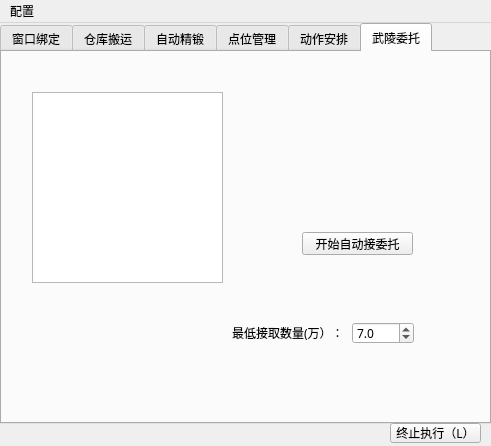
<?xml version="1.0" encoding="UTF-8"?>
<ui version="4.0">
 <class>zmd</class>
 <widget class="QMainWindow" name="zmd">
  <property name="geometry">
   <rect>
    <x>0</x>
    <y>0</y>
    <width>491</width>
    <height>446</height>
   </rect>
  </property>
  <property name="windowTitle">
   <string>终末地小工具</string>
  </property>
  <property name="windowIcon">
   <iconset>
    <normaloff>:/images/image/luoxi.ico</normaloff>:/images/image/luoxi.ico</iconset>
  </property>
  <widget class="QWidget" name="centralwidget">
   <widget class="QTabWidget" name="tabWidget">
    <property name="geometry">
     <rect>
      <x>0</x>
      <y>0</y>
      <width>491</width>
      <height>401</height>
     </rect>
    </property>
    <property name="font">
     <font>
      <family>宋体</family>
      <pointsize>9</pointsize>
     </font>
    </property>
    <property name="currentIndex">
     <number>5</number>
    </property>
    <widget class="QWidget" name="tab_1">
     <attribute name="title">
      <string>窗口绑定</string>
     </attribute>
     <widget class="QLabel" name="label_bangdingzhuangtai">
      <property name="geometry">
       <rect>
        <x>360</x>
        <y>110</y>
        <width>72</width>
        <height>21</height>
       </rect>
      </property>
      <property name="text">
       <string>未绑定</string>
      </property>
     </widget>
     <widget class="QLabel" name="label_5">
      <property name="geometry">
       <rect>
        <x>100</x>
        <y>200</y>
        <width>91</width>
        <height>41</height>
       </rect>
      </property>
      <property name="font">
       <font>
        <family>AcadEref</family>
        <pointsize>9</pointsize>
       </font>
      </property>
      <property name="text">
       <string>若窗口名称不同请输入：</string>
      </property>
      <property name="wordWrap">
       <bool>true</bool>
      </property>
     </widget>
     <widget class="QLineEdit" name="lineEdit_chuangkouming">
      <property name="geometry">
       <rect>
        <x>210</x>
        <y>220</y>
        <width>151</width>
        <height>21</height>
       </rect>
      </property>
      <property name="text">
       <string>Endfield</string>
      </property>
     </widget>
     <widget class="QPushButton" name="bangdingyouxichuangkou">
      <property name="geometry">
       <rect>
        <x>100</x>
        <y>90</y>
        <width>211</width>
        <height>61</height>
       </rect>
      </property>
      <property name="text">
       <string>绑定游戏窗口</string>
      </property>
     </widget>
    </widget>
    <widget class="QWidget" name="tab_2">
     <attribute name="title">
      <string>仓库搬运</string>
     </attribute>
     <widget class="QGroupBox" name="groupBox_cangku">
      <property name="geometry">
       <rect>
        <x>0</x>
        <y>20</y>
        <width>481</width>
        <height>361</height>
       </rect>
      </property>
      <property name="font">
       <font>
        <family>宋体</family>
        <pointsize>9</pointsize>
       </font>
      </property>
      <property name="title">
       <string>仓库搬运</string>
      </property>
      <widget class="QLabel" name="label_3">
       <property name="geometry">
        <rect>
         <x>340</x>
         <y>230</y>
         <width>141</width>
         <height>51</height>
        </rect>
       </property>
       <property name="font">
        <font>
         <family>宋体</family>
         <pointsize>9</pointsize>
        </font>
       </property>
       <property name="text">
        <string>注：仓库左下角改成升序，否则可能会有排序混乱</string>
       </property>
       <property name="wordWrap">
        <bool>true</bool>
       </property>
      </widget>
      <widget class="QSpinBox" name="spinBox_cishu">
       <property name="geometry">
        <rect>
         <x>180</x>
         <y>280</y>
         <width>51</width>
         <height>22</height>
        </rect>
       </property>
       <property name="font">
        <font>
         <family>宋体</family>
         <pointsize>9</pointsize>
        </font>
       </property>
       <property name="minimum">
        <number>1</number>
       </property>
       <property name="maximum">
        <number>999</number>
       </property>
      </widget>
      <widget class="QLabel" name="label">
       <property name="geometry">
        <rect>
         <x>180</x>
         <y>260</y>
         <width>61</width>
         <height>21</height>
        </rect>
       </property>
       <property name="font">
        <font>
         <family>宋体</family>
         <pointsize>9</pointsize>
        </font>
       </property>
       <property name="text">
        <string>循环次数：</string>
       </property>
      </widget>
      <widget class="QPushButton" name="zhixingdongzuoxulie">
       <property name="geometry">
        <rect>
         <x>40</x>
         <y>260</y>
         <width>131</width>
         <height>41</height>
        </rect>
       </property>
       <property name="font">
        <font>
         <family>宋体</family>
         <pointsize>9</pointsize>
        </font>
       </property>
       <property name="text">
        <string>开始搬运</string>
       </property>
      </widget>
      <widget class="QComboBox" name="comboBox_fangxiang">
       <property name="geometry">
        <rect>
         <x>370</x>
         <y>330</y>
         <width>111</width>
         <height>22</height>
        </rect>
       </property>
       <property name="font">
        <font>
         <family>宋体</family>
         <pointsize>9</pointsize>
        </font>
       </property>
       <item>
        <property name="text">
         <string>武陵→谷地</string>
        </property>
       </item>
       <item>
        <property name="text">
         <string>谷地→武陵</string>
        </property>
       </item>
      </widget>
      <widget class="QTextEdit" name="textEdit">
       <property name="geometry">
        <rect>
         <x>20</x>
         <y>20</y>
         <width>201</width>
         <height>231</height>
        </rect>
       </property>
       <property name="font">
        <font>
         <family>宋体</family>
         <pointsize>9</pointsize>
        </font>
       </property>
       <property name="html">
        <string>&lt;!DOCTYPE HTML PUBLIC &quot;-//W3C//DTD HTML 4.0//EN&quot; &quot;http://www.w3.org/TR/REC-html40/strict.dtd&quot;&gt;
&lt;html&gt;&lt;head&gt;&lt;meta name=&quot;qrichtext&quot; content=&quot;1&quot; /&gt;&lt;style type=&quot;text/css&quot;&gt;
p, li { white-space: pre-wrap; }
&lt;/style&gt;&lt;/head&gt;&lt;body style=&quot; font-family:'宋体','宋体','宋体'; font-size:9pt; font-weight:400; font-style:normal;&quot;&gt;
&lt;p style=&quot;-qt-paragraph-type:empty; margin-top:0px; margin-bottom:0px; margin-left:0px; margin-right:0px; -qt-block-indent:0; text-indent:0px; font-family:'SimSun';&quot;&gt;&lt;br /&gt;&lt;/p&gt;&lt;/body&gt;&lt;/html&gt;</string>
       </property>
      </widget>
      <widget class="QSpinBox" name="spinBox_x">
       <property name="geometry">
        <rect>
         <x>240</x>
         <y>330</y>
         <width>42</width>
         <height>22</height>
        </rect>
       </property>
       <property name="font">
        <font>
         <family>宋体</family>
         <pointsize>9</pointsize>
        </font>
       </property>
       <property name="maximum">
        <number>34</number>
       </property>
      </widget>
      <widget class="QSpinBox" name="spinBox_y">
       <property name="geometry">
        <rect>
         <x>300</x>
         <y>330</y>
         <width>61</width>
         <height>22</height>
        </rect>
       </property>
       <property name="font">
        <font>
         <family>宋体</family>
         <pointsize>9</pointsize>
        </font>
       </property>
       <property name="maximum">
        <number>99999</number>
       </property>
      </widget>
      <widget class="QLabel" name="label_8">
       <property name="geometry">
        <rect>
         <x>210</x>
         <y>310</y>
         <width>91</width>
         <height>16</height>
        </rect>
       </property>
       <property name="font">
        <font>
         <family>宋体</family>
         <pointsize>9</pointsize>
        </font>
       </property>
       <property name="text">
        <string>背包容量x/35</string>
       </property>
      </widget>
      <widget class="QLabel" name="label_9">
       <property name="geometry">
        <rect>
         <x>210</x>
         <y>330</y>
         <width>21</width>
         <height>16</height>
        </rect>
       </property>
       <property name="font">
        <font>
         <family>宋体</family>
         <pointsize>9</pointsize>
        </font>
       </property>
       <property name="text">
        <string>x：</string>
       </property>
      </widget>
      <widget class="QLabel" name="label_10">
       <property name="geometry">
        <rect>
         <x>300</x>
         <y>310</y>
         <width>61</width>
         <height>16</height>
        </rect>
       </property>
       <property name="font">
        <font>
         <family>宋体</family>
         <pointsize>9</pointsize>
        </font>
       </property>
       <property name="text">
        <string>需搬运总数</string>
       </property>
      </widget>
      <widget class="QGroupBox" name="groupBox_cangku_dingwei">
       <property name="geometry">
        <rect>
         <x>230</x>
         <y>40</y>
         <width>211</width>
         <height>101</height>
        </rect>
       </property>
       <property name="font">
        <font>
         <family>宋体</family>
         <pointsize>9</pointsize>
        </font>
       </property>
       <property name="title">
        <string>手动定位(移到相应位置按k）</string>
       </property>
       <widget class="QWidget" name="gridLayoutWidget">
        <property name="geometry">
         <rect>
          <x>20</x>
          <y>10</y>
          <width>201</width>
          <height>100</height>
         </rect>
        </property>
        <property name="font">
         <font>
          <family>宋体</family>
          <pointsize>9</pointsize>
         </font>
        </property>
        <layout class="QGridLayout" name="gridLayout">
         <item row="2" column="0">
          <widget class="QPushButton" name="dw_wuling">
           <property name="font">
            <font>
             <family>宋体</family>
             <pointsize>9</pointsize>
            </font>
           </property>
           <property name="text">
            <string>定位武陵</string>
           </property>
          </widget>
         </item>
         <item row="1" column="0">
          <widget class="QPushButton" name="dw_gudi">
           <property name="font">
            <font>
             <family>宋体</family>
             <pointsize>9</pointsize>
            </font>
           </property>
           <property name="text">
            <string>定位谷地</string>
           </property>
          </widget>
         </item>
         <item row="2" column="1">
          <widget class="QPushButton" name="dw_queren">
           <property name="font">
            <font>
             <family>宋体</family>
             <pointsize>9</pointsize>
            </font>
           </property>
           <property name="text">
            <string>定位确认键</string>
           </property>
          </widget>
         </item>
         <item row="0" column="1">
          <widget class="QPushButton" name="dw_beibao">
           <property name="font">
            <font>
             <family>宋体</family>
             <pointsize>9</pointsize>
            </font>
           </property>
           <property name="text">
            <string>定位背包</string>
           </property>
          </widget>
         </item>
         <item row="1" column="1">
          <widget class="QPushButton" name="dw_cangkuqiehuan">
           <property name="font">
            <font>
             <family>宋体</family>
             <pointsize>9</pointsize>
            </font>
           </property>
           <property name="text">
            <string>定位仓库切换</string>
           </property>
          </widget>
         </item>
        </layout>
       </widget>
      </widget>
      <widget class="QPushButton" name="btn_toggle_cangku_dingwei">
       <property name="geometry">
        <rect>
         <x>240</x>
         <y>10</y>
         <width>91</width>
         <height>23</height>
        </rect>
       </property>
       <property name="font">
        <font>
         <family>宋体</family>
         <pointsize>9</pointsize>
        </font>
       </property>
       <property name="text">
        <string>展开手动定位</string>
       </property>
      </widget>
      <widget class="QPushButton" name="dw_wuping">
       <property name="geometry">
        <rect>
         <x>300</x>
         <y>170</y>
         <width>87</width>
         <height>23</height>
        </rect>
       </property>
       <property name="font">
        <font>
         <family>宋体</family>
         <pointsize>9</pointsize>
        </font>
       </property>
       <property name="text">
        <string>定位物品</string>
       </property>
      </widget>
      <widget class="QLabel" name="label_7">
       <property name="geometry">
        <rect>
         <x>250</x>
         <y>140</y>
         <width>211</width>
         <height>31</height>
        </rect>
       </property>
       <property name="text">
        <string>已加入视觉模块，现在只需定位物品</string>
       </property>
       <property name="wordWrap">
        <bool>true</bool>
       </property>
      </widget>
      <widget class="QLabel" name="label_13">
       <property name="geometry">
        <rect>
         <x>90</x>
         <y>330</y>
         <width>111</width>
         <height>16</height>
        </rect>
       </property>
       <property name="text">
        <string>这些自动设置不用管：</string>
       </property>
      </widget>
     </widget>
     <widget class="QLabel" name="label_2">
      <property name="geometry">
       <rect>
        <x>130</x>
        <y>0</y>
        <width>281</width>
        <height>16</height>
       </rect>
      </property>
      <property name="font">
       <font>
        <family>宋体</family>
        <pointsize>9</pointsize>
       </font>
      </property>
      <property name="text">
       <string>*按下定位键后，鼠标移到对应位置，按k键记录*</string>
      </property>
      <property name="wordWrap">
       <bool>true</bool>
      </property>
     </widget>
    </widget>
    <widget class="QWidget" name="tab_3">
     <attribute name="title">
      <string>自动精锻</string>
     </attribute>
     <widget class="QGroupBox" name="groupBox_jingduan">
      <property name="geometry">
       <rect>
        <x>30</x>
        <y>20</y>
        <width>421</width>
        <height>291</height>
       </rect>
      </property>
      <property name="title">
       <string>精锻功能</string>
      </property>
      <widget class="QPushButton" name="dw_jingduanjian">
       <property name="geometry">
        <rect>
         <x>270</x>
         <y>120</y>
         <width>88</width>
         <height>23</height>
        </rect>
       </property>
       <property name="text">
        <string>定位精锻键</string>
       </property>
      </widget>
      <widget class="QTextEdit" name="textEdit_2">
       <property name="geometry">
        <rect>
         <x>10</x>
         <y>30</y>
         <width>201</width>
         <height>161</height>
        </rect>
       </property>
      </widget>
      <widget class="QPushButton" name="kaishijingduan">
       <property name="geometry">
        <rect>
         <x>50</x>
         <y>210</y>
         <width>121</width>
         <height>51</height>
        </rect>
       </property>
       <property name="text">
        <string>开始精锻</string>
       </property>
      </widget>
      <widget class="QLabel" name="label_4">
       <property name="geometry">
        <rect>
         <x>190</x>
         <y>220</y>
         <width>72</width>
         <height>15</height>
        </rect>
       </property>
       <property name="text">
        <string>精锻次数</string>
       </property>
      </widget>
      <widget class="QSpinBox" name="spinBox_jingduan">
       <property name="geometry">
        <rect>
         <x>200</x>
         <y>240</y>
         <width>42</width>
         <height>22</height>
        </rect>
       </property>
       <property name="minimum">
        <number>1</number>
       </property>
      </widget>
      <widget class="QPushButton" name="dw_zhuangbei">
       <property name="geometry">
        <rect>
         <x>270</x>
         <y>80</y>
         <width>88</width>
         <height>23</height>
        </rect>
       </property>
       <property name="text">
        <string>定位装备</string>
       </property>
      </widget>
      <widget class="QLabel" name="label_12">
       <property name="geometry">
        <rect>
         <x>260</x>
         <y>150</y>
         <width>151</width>
         <height>81</height>
        </rect>
       </property>
       <property name="text">
        <string>已加入视觉，视觉识别不成功再手动定位</string>
       </property>
       <property name="wordWrap">
        <bool>true</bool>
       </property>
      </widget>
     </widget>
     <widget class="QLabel" name="label_6">
      <property name="geometry">
       <rect>
        <x>110</x>
        <y>0</y>
        <width>261</width>
        <height>20</height>
       </rect>
      </property>
      <property name="text">
       <string>*按下定位键后，鼠标移到对应位置，按k键记录*</string>
      </property>
     </widget>
    </widget>
    <widget class="QWidget" name="tab_4">
     <attribute name="title">
      <string>点位管理</string>
     </attribute>
     <widget class="QTableWidget" name="tableWidget_dianwei">
      <property name="geometry">
       <rect>
        <x>10</x>
        <y>0</y>
        <width>301</width>
        <height>192</height>
       </rect>
      </property>
      <property name="lineWidth">
       <number>1</number>
      </property>
      <property name="editTriggers">
       <set>QAbstractItemView::NoEditTriggers</set>
      </property>
      <property name="selectionMode">
       <enum>QAbstractItemView::SingleSelection</enum>
      </property>
      <property name="selectionBehavior">
       <enum>QAbstractItemView::SelectRows</enum>
      </property>
      <property name="columnCount">
       <number>3</number>
      </property>
      <attribute name="horizontalHeaderStretchLastSection">
       <bool>true</bool>
      </attribute>
      <attribute name="verticalHeaderStretchLastSection">
       <bool>false</bool>
      </attribute>
      <column>
       <property name="text">
        <string>名称</string>
       </property>
      </column>
      <column>
       <property name="text">
        <string>坐标</string>
       </property>
      </column>
      <column>
       <property name="text">
        <string>状态</string>
       </property>
      </column>
     </widget>
     <widget class="QPushButton" name="btn_xinzengdianwei">
      <property name="geometry">
       <rect>
        <x>360</x>
        <y>40</y>
        <width>75</width>
        <height>23</height>
       </rect>
      </property>
      <property name="text">
       <string>新增点位</string>
      </property>
     </widget>
     <widget class="QPushButton" name="btn_shanchudianwei">
      <property name="geometry">
       <rect>
        <x>360</x>
        <y>80</y>
        <width>75</width>
        <height>23</height>
       </rect>
      </property>
      <property name="text">
       <string>删除点位</string>
      </property>
     </widget>
     <widget class="QPushButton" name="btn_chongmingmingdianwei">
      <property name="geometry">
       <rect>
        <x>360</x>
        <y>120</y>
        <width>75</width>
        <height>23</height>
       </rect>
      </property>
      <property name="text">
       <string>重命名点位</string>
      </property>
     </widget>
     <widget class="QPushButton" name="btn_kaishidingwei">
      <property name="geometry">
       <rect>
        <x>360</x>
        <y>150</y>
        <width>75</width>
        <height>23</height>
       </rect>
      </property>
      <property name="text">
       <string>开始定位</string>
      </property>
     </widget>
     <widget class="QLabel" name="label_dangqiandianwei">
      <property name="geometry">
       <rect>
        <x>253</x>
        <y>219</y>
        <width>111</width>
        <height>31</height>
       </rect>
      </property>
      <property name="text">
       <string>当前点位：无</string>
      </property>
     </widget>
     <widget class="QLabel" name="label_dangqianzuobiao">
      <property name="geometry">
       <rect>
        <x>253</x>
        <y>270</y>
        <width>211</width>
        <height>21</height>
       </rect>
      </property>
      <property name="text">
       <string>当前坐标：未定位</string>
      </property>
     </widget>
    </widget>
    <widget class="QWidget" name="tab_5">
     <attribute name="title">
      <string>动作安排</string>
     </attribute>
     <widget class="QTableWidget" name="tableWidget_dongzuo">
      <property name="geometry">
       <rect>
        <x>0</x>
        <y>10</y>
        <width>401</width>
        <height>192</height>
       </rect>
      </property>
      <property name="editTriggers">
       <set>QAbstractItemView::NoEditTriggers</set>
      </property>
      <property name="selectionMode">
       <enum>QAbstractItemView::SingleSelection</enum>
      </property>
      <property name="selectionBehavior">
       <enum>QAbstractItemView::SelectRows</enum>
      </property>
      <column>
       <property name="text">
        <string>顺序</string>
       </property>
      </column>
      <column>
       <property name="text">
        <string>动作类型</string>
       </property>
      </column>
      <column>
       <property name="text">
        <string>目标</string>
       </property>
      </column>
      <column>
       <property name="text">
        <string>参数</string>
       </property>
      </column>
     </widget>
     <widget class="QPushButton" name="btn_tianjiajidian">
      <property name="geometry">
       <rect>
        <x>410</x>
        <y>40</y>
        <width>75</width>
        <height>23</height>
       </rect>
      </property>
      <property name="text">
       <string>添加点击</string>
      </property>
     </widget>
     <widget class="QPushButton" name="btn_tianjiayanshi">
      <property name="geometry">
       <rect>
        <x>410</x>
        <y>70</y>
        <width>75</width>
        <height>23</height>
       </rect>
      </property>
      <property name="text">
       <string>添加延时</string>
      </property>
     </widget>
     <widget class="QPushButton" name="btn_shanchudongzuo">
      <property name="geometry">
       <rect>
        <x>410</x>
        <y>100</y>
        <width>75</width>
        <height>23</height>
       </rect>
      </property>
      <property name="text">
       <string>删除动作</string>
      </property>
     </widget>
     <widget class="QPushButton" name="btn_shangyidongzuo">
      <property name="geometry">
       <rect>
        <x>410</x>
        <y>130</y>
        <width>75</width>
        <height>23</height>
       </rect>
      </property>
      <property name="text">
       <string>上移</string>
      </property>
     </widget>
     <widget class="QPushButton" name="btn_xiayidongzuo">
      <property name="geometry">
       <rect>
        <x>410</x>
        <y>160</y>
        <width>75</width>
        <height>23</height>
       </rect>
      </property>
      <property name="text">
       <string>下移</string>
      </property>
     </widget>
     <widget class="QLabel" name="label_zhixingcishu">
      <property name="geometry">
       <rect>
        <x>283</x>
        <y>220</y>
        <width>71</width>
        <height>20</height>
       </rect>
      </property>
      <property name="text">
       <string>执行次数：</string>
      </property>
     </widget>
     <widget class="QSpinBox" name="spinBox_zidingyicishu">
      <property name="geometry">
       <rect>
        <x>370</x>
        <y>220</y>
        <width>42</width>
        <height>22</height>
       </rect>
      </property>
      <property name="minimum">
       <number>1</number>
      </property>
     </widget>
     <widget class="QPushButton" name="btn_zhixingzidingyi">
      <property name="geometry">
       <rect>
        <x>330</x>
        <y>270</y>
        <width>75</width>
        <height>23</height>
       </rect>
      </property>
      <property name="text">
       <string>开始执行</string>
      </property>
     </widget>
     <widget class="QLabel" name="label_11">
      <property name="geometry">
       <rect>
        <x>10</x>
        <y>210</y>
        <width>111</width>
        <height>61</height>
       </rect>
      </property>
      <property name="text">
       <string>测试功能，目前还没想好这玩意有啥用喵</string>
      </property>
      <property name="wordWrap">
       <bool>true</bool>
      </property>
     </widget>
     <widget class="QPushButton" name="btn_tianjiatuodong">
      <property name="geometry">
       <rect>
        <x>410</x>
        <y>10</y>
        <width>75</width>
        <height>23</height>
       </rect>
      </property>
      <property name="text">
       <string>添加拖动</string>
      </property>
     </widget>
    </widget>
    <widget class="QWidget" name="tab_6">
     <attribute name="title">
      <string>武陵委托</string>
     </attribute>
     <widget class="QPushButton" name="kaishizidongjietuo">
      <property name="geometry">
       <rect>
        <x>300</x>
        <y>180</y>
        <width>111</width>
        <height>23</height>
       </rect>
      </property>
      <property name="text">
       <string>开始自动接委托</string>
      </property>
     </widget>
     <widget class="QTextEdit" name="textEdit_3">
      <property name="geometry">
       <rect>
        <x>30</x>
        <y>40</y>
        <width>191</width>
        <height>191</height>
       </rect>
      </property>
     </widget>
     <widget class="QDoubleSpinBox" name="doubleSpinBox_zuidiyongjin">
      <property name="geometry">
       <rect>
        <x>350</x>
        <y>270</y>
        <width>62</width>
        <height>22</height>
       </rect>
      </property>
      <property name="decimals">
       <number>1</number>
      </property>
      <property name="singleStep">
       <double>0.100000000000000</double>
      </property>
      <property name="value">
       <double>7.000000000000000</double>
      </property>
     </widget>
     <widget class="QLabel" name="label_14">
      <property name="geometry">
       <rect>
        <x>230</x>
        <y>270</y>
        <width>111</width>
        <height>21</height>
       </rect>
      </property>
      <property name="text">
       <string>最低接取数量(万）：</string>
      </property>
     </widget>
    </widget>
   </widget>
   <widget class="QPushButton" name="zhongzhizhixing">
    <property name="geometry">
     <rect>
      <x>390</x>
      <y>400</y>
      <width>91</width>
      <height>20</height>
     </rect>
    </property>
    <property name="font">
     <font>
      <family>宋体</family>
      <pointsize>9</pointsize>
     </font>
    </property>
    <property name="text">
     <string>终止执行（L）</string>
    </property>
   </widget>
  </widget>
  <widget class="QMenuBar" name="menubar">
   <property name="geometry">
    <rect>
     <x>0</x>
     <y>0</y>
     <width>491</width>
     <height>26</height>
    </rect>
   </property>
   <widget class="QMenu" name="menu1">
    <property name="title">
     <string>配置</string>
    </property>
    <addaction name="action_baocunpeizhi"/>
    <addaction name="action_jiazaipeizhi"/>
    <addaction name="action_qingkongdingwei"/>
   </widget>
   <addaction name="menu1"/>
  </widget>
  <action name="action_baocunpeizhi">
   <property name="text">
    <string>保存配置</string>
   </property>
  </action>
  <action name="action_jiazaipeizhi">
   <property name="text">
    <string>加载配置</string>
   </property>
  </action>
  <action name="action_qingkongdingwei">
   <property name="text">
    <string>清空定位</string>
   </property>
  </action>
 </widget>
 <resources/>
 <connections/>
</ui>
